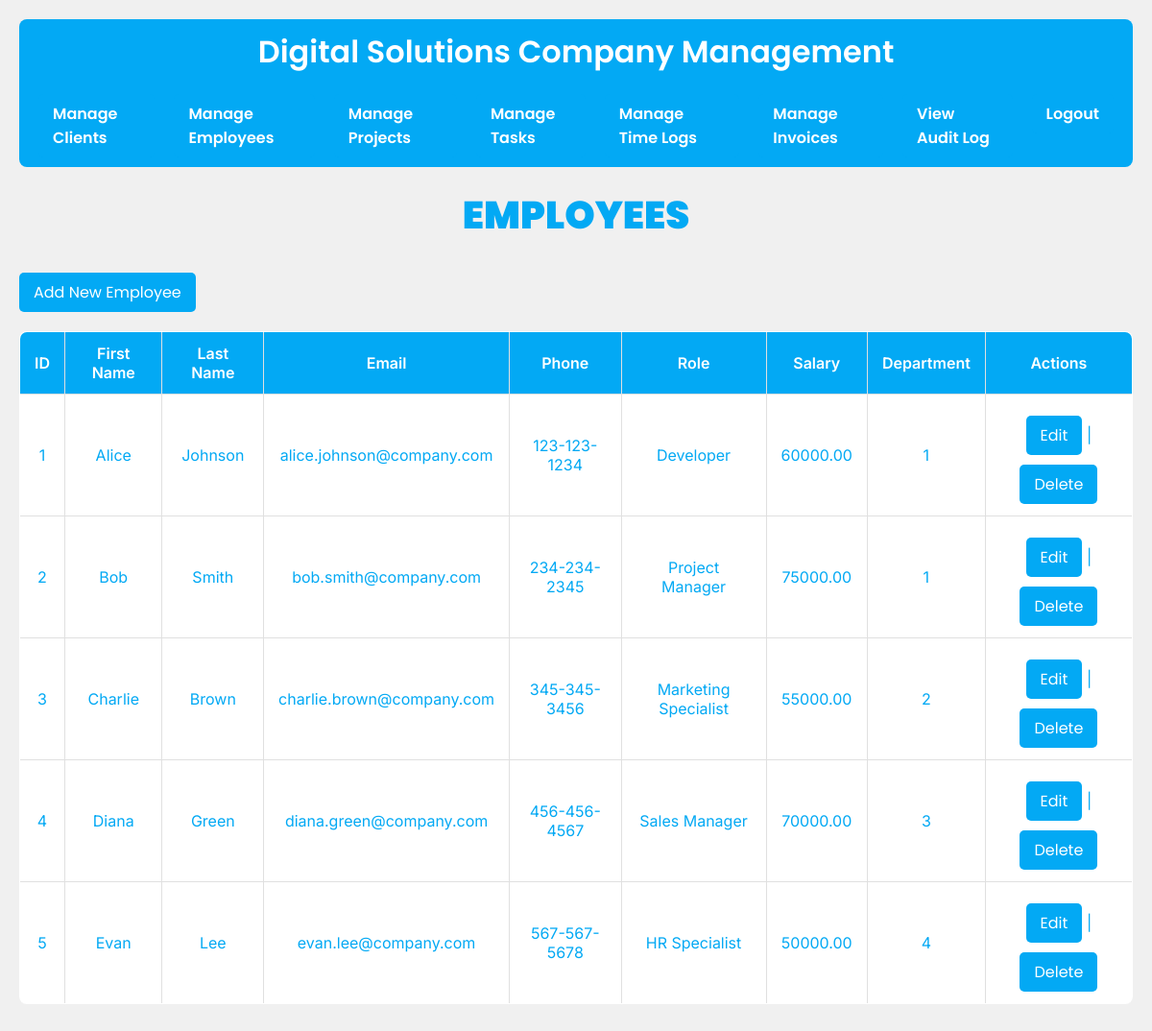
The app's page /employees.php (signed in) with its own data.
### tables this page shows
CREATE TABLE Employees (
    employee_id INT PRIMARY KEY AUTO_INCREMENT,
    first_name VARCHAR(255) NOT NULL,
    last_name VARCHAR(255) NOT NULL,
    email VARCHAR(255) UNIQUE,
    phone VARCHAR(20),
    role VARCHAR(100),
    salary DECIMAL(10, 2),
    department INT

);

### employees.php (the view, shortened to what this page needs)
<?php
include 'core/dbConfig.php';
$query = $pdo->query("SELECT * FROM employees");
$employees = $query->fetchAll(PDO::FETCH_ASSOC);
?>
<!DOCTYPE html>
<html lang="en">
<head>
    <link rel="stylesheet" href="style.css">
</head>
<body>
<nav>
            <h1>Digital Solutions Company Management</h1>
            <ul>
                <li><a href="clients.php">Manage Clients</a></li>
                <li><a href="employees.php">Manage Employees</a></li>
                <li><a href="projects.php">Manage Projects</a></li>
                <li><a href="tasks.php">Manage Tasks</a></li>
                <li><a href="timelogs.php">Manage Time Logs</a></li>
                <li><a href="invoices.php">Manage Invoices</a></li>
                <li><a href="auditLog.php">View Audit Log</a></li>
                <li><a href="logout.php">Logout</a></li>
            </ul>
        </nav>
    <h2>EMPLOYEES</h2>
    <a href="addEmployee.php">Add New Employee</a>
    <table border="1">
        <tr>
            <th>ID</th>
            <th>First Name</th>
            <th>Last Name</th>
            <th>Email</th>
            <th>Phone</th>
            <th>Role</th>
            <th>Salary</th>
            <th>Department</th>
            <th>Actions</th>
        </tr>
        <?php foreach ($employees as $employee): ?>
        <tr>
            <td><?= htmlspecialchars($employee['employee_id']); ?></td>
            <td><?= htmlspecialchars($employee['first_name']); ?></td>
            <td><?= htmlspecialchars($employee['last_name']); ?></td>
            <td><?= htmlspecialchars($employee['email']); ?></td>
            <td><?= htmlspecialchars($employee['phone']); ?></td>
            <td><?= htmlspecialchars($employee['role']); ?></td>
            <td><?= htmlspecialchars($employee['salary']); ?></td>
            <td><?= htmlspecialchars($employee['department']); ?></td>
            <td>
                <a href="editEmployee.php?id=<?= htmlspecialchars($employee['employee_id']); ?>">Edit</a> |
                <a href="delEmployee.php?id=<?= htmlspecialchars($employee['employee_id']); ?>"onclick="return confirmDeletion()">Delete</a>
            </td>
        </tr>
        <?php endforeach; ?>
    </table>
</body>
</html>

### style.css (style rules this page uses)
* { margin: 0; padding: 0; box-sizing: border-box; font-family: "Inter", sans-serif; }
:root { --sky-blue: #03a9f4; --light-green: #a1eebd; --white: #ffffff; --gray: #f0f0f0; --border-color: #e0e0e0; }
body { background-color: var(--gray); color: var(--sky-blue); padding: 20px; font-family: "Inter", sans-serif; }
h1, h2 { color: var(--sky-blue); text-align: center; font-family: "Poppins", sans-serif; }
h1 { font-size: 2em; font-weight: 600; margin-bottom: 10px; }
h2 { font-size: 2.5em; font-weight: 900; margin-bottom: 20px; }
nav { background-color: var(--sky-blue); padding: 10px; border-radius: 8px; margin-bottom: 20px; }
nav ul { list-style: none; display: flex; justify-content: center; }
nav ul li { margin: 0 10px; }
nav ul li a { color: var(--white); text-decoration: none; font-weight: 600; }
nav h1 { color: #ffffff; }
table { width: 100%; border-collapse: collapse; margin: 20px 0; background-color: var(--white); border-radius: 8px; overflow: hidden; }
table, th, td { border: 1px solid var(--border-color); }
th, td { padding: 12px 15px; text-align: center; color: var(#000000); font-family: "Inter", sans-serif; }
th { background-color: var(--sky-blue); color: var(--white); font-weight: 600; }
tr:nth-child(even) { background-color: var(--white); }
a, button { display: inline-block; background-color: var(--sky-blue); color: var(--white); padding: 8px 15px; border-radius: 5px; text-decoration: none; margin-top: 10px; font-family: "Poppins", sans-serif; font-weight: 400; }

### records on screen
employees: employee_id "1", first_name "Alice", last_name "Johnson", email "alice.johnson@company.com", phone "123-123-1234", role "Developer", salary "60000.00", department "1"
employees: employee_id "2", first_name "Bob", last_name "Smith", email "bob.smith@company.com", phone "234-234-2345", role "Project Manager", salary "75000.00", department "1"
employees: employee_id "3", first_name "Charlie", last_name "Brown", email "charlie.brown@company.com", phone "345-345-3456", role "Marketing Specialist", salary "55000.00", department "2"
employees: employee_id "4", first_name "Diana", last_name "Green", email "diana.green@company.com", phone "456-456-4567", role "Sales Manager", salary "70000.00", department "3"
employees: employee_id "5", first_name "Evan", last_name "Lee", email "evan.lee@company.com", phone "567-567-5678", role "HR Specialist", salary "50000.00", department "4"
